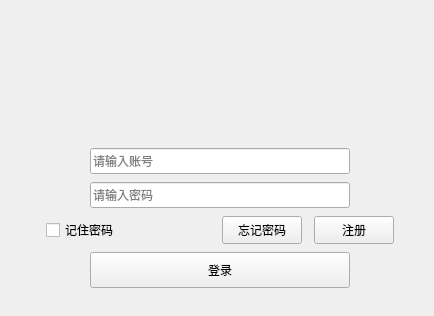
<?xml version="1.0" encoding="UTF-8"?>
<ui version="4.0">
 <class>UserLogin</class>
 <widget class="QWidget" name="UserLogin">
  <property name="geometry">
   <rect>
    <x>0</x>
    <y>0</y>
    <width>434</width>
    <height>316</height>
   </rect>
  </property>
  <property name="sizePolicy">
   <sizepolicy hsizetype="Fixed" vsizetype="Fixed">
    <horstretch>0</horstretch>
    <verstretch>0</verstretch>
   </sizepolicy>
  </property>
  <property name="minimumSize">
   <size>
    <width>434</width>
    <height>316</height>
   </size>
  </property>
  <property name="maximumSize">
   <size>
    <width>434</width>
    <height>316</height>
   </size>
  </property>
  <property name="windowTitle">
   <string>UserLogin</string>
  </property>
  <widget class="QWidget" name="titleWidget" native="true">
   <property name="geometry">
    <rect>
     <x>0</x>
     <y>0</y>
     <width>434</width>
     <height>104</height>
    </rect>
   </property>
   <property name="sizePolicy">
    <sizepolicy hsizetype="Expanding" vsizetype="Expanding">
     <horstretch>0</horstretch>
     <verstretch>0</verstretch>
    </sizepolicy>
   </property>
   <property name="minimumSize">
    <size>
     <width>0</width>
     <height>104</height>
    </size>
   </property>
   <property name="maximumSize">
    <size>
     <width>16777215</width>
     <height>104</height>
    </size>
   </property>
   <property name="titleskin" stdset="0">
    <bool>true</bool>
   </property>
  </widget>
  <widget class="QWidget" name="bodyWidget" native="true">
   <property name="geometry">
    <rect>
     <x>0</x>
     <y>104</y>
     <width>440</width>
     <height>212</height>
    </rect>
   </property>
   <property name="sizePolicy">
    <sizepolicy hsizetype="Preferred" vsizetype="Expanding">
     <horstretch>0</horstretch>
     <verstretch>0</verstretch>
    </sizepolicy>
   </property>
   <property name="minimumSize">
    <size>
     <width>0</width>
     <height>212</height>
    </size>
   </property>
   <property name="bottomskin" stdset="0">
    <bool>true</bool>
   </property>
   <layout class="QVBoxLayout" name="verticalLayout">
    <property name="spacing">
     <number>0</number>
    </property>
    <property name="leftMargin">
     <number>0</number>
    </property>
    <property name="topMargin">
     <number>36</number>
    </property>
    <property name="rightMargin">
     <number>0</number>
    </property>
    <property name="bottomMargin">
     <number>20</number>
    </property>
    <item>
     <layout class="QHBoxLayout" name="horizontalLayout">
      <item>
       <spacer name="horizontalSpacer">
        <property name="orientation">
         <enum>Qt::Horizontal</enum>
        </property>
        <property name="sizeHint" stdset="0">
         <size>
          <width>40</width>
          <height>20</height>
         </size>
        </property>
       </spacer>
      </item>
      <item>
       <widget class="QLineEdit" name="editUserAccount">
        <property name="minimumSize">
         <size>
          <width>260</width>
          <height>26</height>
         </size>
        </property>
        <property name="maximumSize">
         <size>
          <width>260</width>
          <height>26</height>
         </size>
        </property>
        <property name="maxLength">
         <number>33</number>
        </property>
        <property name="placeholderText">
         <string>请输入账号</string>
        </property>
       </widget>
      </item>
      <item>
       <spacer name="horizontalSpacer_2">
        <property name="orientation">
         <enum>Qt::Horizontal</enum>
        </property>
        <property name="sizeHint" stdset="0">
         <size>
          <width>40</width>
          <height>20</height>
         </size>
        </property>
       </spacer>
      </item>
     </layout>
    </item>
    <item>
     <layout class="QHBoxLayout" name="horizontalLayout_2">
      <item>
       <spacer name="horizontalSpacer_3">
        <property name="orientation">
         <enum>Qt::Horizontal</enum>
        </property>
        <property name="sizeHint" stdset="0">
         <size>
          <width>40</width>
          <height>20</height>
         </size>
        </property>
       </spacer>
      </item>
      <item>
       <widget class="QLineEdit" name="editPassword">
        <property name="minimumSize">
         <size>
          <width>260</width>
          <height>26</height>
         </size>
        </property>
        <property name="maximumSize">
         <size>
          <width>260</width>
          <height>26</height>
         </size>
        </property>
        <property name="echoMode">
         <enum>QLineEdit::Password</enum>
        </property>
        <property name="placeholderText">
         <string>请输入密码</string>
        </property>
       </widget>
      </item>
      <item>
       <spacer name="horizontalSpacer_4">
        <property name="orientation">
         <enum>Qt::Horizontal</enum>
        </property>
        <property name="sizeHint" stdset="0">
         <size>
          <width>40</width>
          <height>20</height>
         </size>
        </property>
       </spacer>
      </item>
     </layout>
    </item>
    <item>
     <layout class="QHBoxLayout" name="horizontalLayout_3">
      <property name="spacing">
       <number>12</number>
      </property>
      <item>
       <spacer name="horizontalSpacer_5">
        <property name="orientation">
         <enum>Qt::Horizontal</enum>
        </property>
        <property name="sizeHint" stdset="0">
         <size>
          <width>18</width>
          <height>20</height>
         </size>
        </property>
       </spacer>
      </item>
      <item>
       <widget class="QCheckBox" name="checkBox">
        <property name="sizePolicy">
         <sizepolicy hsizetype="Fixed" vsizetype="Fixed">
          <horstretch>0</horstretch>
          <verstretch>0</verstretch>
         </sizepolicy>
        </property>
        <property name="minimumSize">
         <size>
          <width>164</width>
          <height>28</height>
         </size>
        </property>
        <property name="maximumSize">
         <size>
          <width>164</width>
          <height>28</height>
         </size>
        </property>
        <property name="text">
         <string>记住密码</string>
        </property>
       </widget>
      </item>
      <item>
       <widget class="QPushButton" name="forgetWordbtn">
        <property name="sizePolicy">
         <sizepolicy hsizetype="Fixed" vsizetype="Fixed">
          <horstretch>0</horstretch>
          <verstretch>0</verstretch>
         </sizepolicy>
        </property>
        <property name="minimumSize">
         <size>
          <width>0</width>
          <height>28</height>
         </size>
        </property>
        <property name="maximumSize">
         <size>
          <width>16777215</width>
          <height>28</height>
         </size>
        </property>
        <property name="text">
         <string>忘记密码</string>
        </property>
       </widget>
      </item>
      <item>
       <widget class="QPushButton" name="registBtn">
        <property name="sizePolicy">
         <sizepolicy hsizetype="Fixed" vsizetype="Fixed">
          <horstretch>0</horstretch>
          <verstretch>0</verstretch>
         </sizepolicy>
        </property>
        <property name="minimumSize">
         <size>
          <width>0</width>
          <height>28</height>
         </size>
        </property>
        <property name="maximumSize">
         <size>
          <width>16777215</width>
          <height>28</height>
         </size>
        </property>
        <property name="text">
         <string>注册</string>
        </property>
       </widget>
      </item>
      <item>
       <spacer name="horizontalSpacer_6">
        <property name="orientation">
         <enum>Qt::Horizontal</enum>
        </property>
        <property name="sizeHint" stdset="0">
         <size>
          <width>40</width>
          <height>20</height>
         </size>
        </property>
       </spacer>
      </item>
     </layout>
    </item>
    <item>
     <layout class="QHBoxLayout" name="horizontalLayout_4">
      <item>
       <spacer name="horizontalSpacer_7">
        <property name="orientation">
         <enum>Qt::Horizontal</enum>
        </property>
        <property name="sizeHint" stdset="0">
         <size>
          <width>40</width>
          <height>20</height>
         </size>
        </property>
       </spacer>
      </item>
      <item>
       <widget class="QPushButton" name="loginBtn">
        <property name="sizePolicy">
         <sizepolicy hsizetype="Fixed" vsizetype="Fixed">
          <horstretch>0</horstretch>
          <verstretch>0</verstretch>
         </sizepolicy>
        </property>
        <property name="minimumSize">
         <size>
          <width>260</width>
          <height>36</height>
         </size>
        </property>
        <property name="maximumSize">
         <size>
          <width>260</width>
          <height>36</height>
         </size>
        </property>
        <property name="text">
         <string>登录</string>
        </property>
       </widget>
      </item>
      <item>
       <spacer name="horizontalSpacer_8">
        <property name="orientation">
         <enum>Qt::Horizontal</enum>
        </property>
        <property name="sizeHint" stdset="0">
         <size>
          <width>40</width>
          <height>20</height>
         </size>
        </property>
       </spacer>
      </item>
     </layout>
    </item>
   </layout>
  </widget>
 </widget>
 <layoutdefault spacing="6" margin="11"/>
 <resources/>
 <connections/>
</ui>
